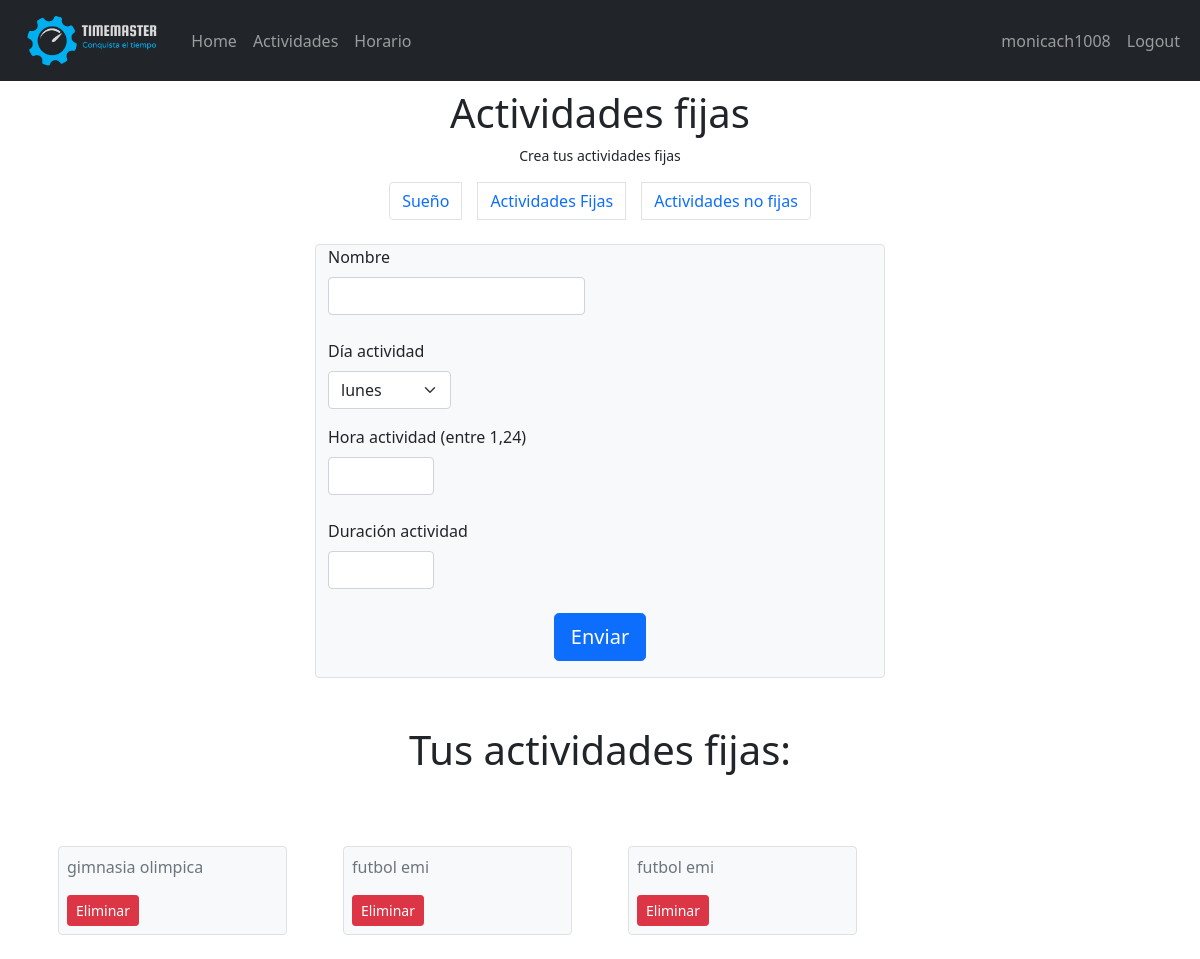
The app's page /horario/actividades_fijas (signed in) with its own data.
### horario/models.py (models this page shows)
class Event(models.Model):
    user_id = models.ForeignKey(User, on_delete=models.CASCADE)
    priority = models.IntegerField(choices = [(i,i) for i in range(1,11)])
    name = models.CharField(max_length=30)
    event_type = models.CharField(max_length=50,default="actividad_fija") #Choices: actividad_fija, no fija y horario suenio.
    constraints = models.JSONField(default = dict)

### horario/views.py (the view)
# urls.py: path('actividades_fijas',views.actividades_fijas, name = 'actividades_fijas'),
@login_required(login_url = "user_login")
def actividades_fijas(request):
    usuario = User.objects.get(pk=request.user.pk)
    if request.method == "POST":
        nombre = request.POST['name']
        prioridad = 10
        tipo_evento = "actividad_fija"
        nueva_actividad_fija = Event(user_id = usuario, priority = prioridad, name=nombre, event_type=tipo_evento)
        nueva_actividad_fija.save()
        dia_actividad = int(request.POST['dia_actividad'])
        hora_actividad = int(request.POST["hora_actividad"])
        duracion_actividad = int(request.POST["duracion_actividad"])
        hora_final = hora_actividad + duracion_actividad
        for hora in range(hora_actividad,hora_final,1):
            posicion_actividad_fija = Position(event_id = nueva_actividad_fija,user_id = usuario,day=dia_actividad,hour = hora,activity_name=nombre)
            posicion_actividad_fija.save()
        return redirect(reverse("actividades_fijas"))
    elif request.method == "GET":
        actividades_fijas = Event.objects.filter(user_id = usuario)
        actividades_fijas =actividades_fijas.filter(event_type = "actividad_fija")
        return render(request,"actividades_fijas.html",{"actividades_fijas":actividades_fijas})

### horario/templates/actividades_fijas.html (shortened to what this page needs)
{% extends 'main/main.html' %}
{% load static %}
{% block link %}<link rel="stylesheet" href="{% static 'css/bootstrap.min.css' %}">{% endblock link %}
{% block content %}
<div class="container">
    <div>
        <h1 class="py-2 text-center mb-0">Actividades fijas</h1>
        <p class="text-center small mb-2">Crea tus actividades fijas</p>
    </div>
    <nav aria-label="Page navigation example ">
        <ul class="pagination justify-content-center ">
          <li class="page-item m-2"><a class="page-link" href="{% url 'suenio' %}">Sueño</a></li>
          <li class="page-item m-2"><a class="page-link" href="{% url 'actividades_fijas' %}">Actividades Fijas</a></li>
          <li class="page-item m-2"><a class="page-link" href="{% url 'actividades_no_fijas' %}">Actividades no fijas</a></li>
        </ul>
    </nav>
</div>
    <div class="container-sm">
        <div class="row justify-content-center">
            <form class="col-lg-6 bg-light border rounded border-gray" action="" method="POST">
                <label class="form-label" for="name">Nombre</label>
                <input class="form-control w-auto mb-4" type="text" name="name" id="name" required>
                <label class="form-label" for="dia_actividad">Día actividad</label>
                <select name="dia_actividad" id="dia_actividad" class="form-select w-auto mb-3" required>
                    <option value="0">lunes</option>
                </select>
                <label class="form-label" for="hora_actividad">Hora actividad (entre 1,24)</label>
                <input class="form-control w-auto mb-4" type="number" name="hora_actividad" id="hora_actividad" min="1" max="24" step="1" required>
                <label class="form-label" for="duracion_actividad">Duración actividad</label>
                <input class="form-control w-auto mb-4" type="number" name="duracion_actividad" id="duracion_actividad" min="1" max="10" step="1" required>
                <input type="submit" value="Enviar" class="btn btn-primary mx-auto d-block text-center btn-rounded btn-lg my-0 mb-3">
            </form>
        </div>
    </div>
    <div class="container">
        {% if actividades_fijas %}
          <h1 class="text-center py-5">Tus actividades fijas:</h1>
          <div class="row">
            {% for actividad in actividades_fijas %}
              <div class="col-sm-3">
                <div class="bg-light border rounded border-gray mb-4 m-3 p-2">
                  <div class="panel-body">
                    <div class="col">
                      <p class="text-secondary">{{actividad.name}}</p>
                    </div>
                    <div class="col">
                      <a class="btn btn-danger btn-sm text-right" href="{% url 'eliminar_actividades_fijas' ruta_actividad_fija=actividad.pk %}">Eliminar</a>
                    </div>
                  </div>
                </div>
              </div>
            {% endfor %}
          </div>
        {% endif %}
      </div>
    {% endblock  %}

### horario/templates/main/main.html (shortened to what this page needs)
{% load static %}
<!DOCTYPE html>
<html lang="en">
<head>
    <link rel="stylesheet" href="{% static 'css/bootstrap.min.css' %}">
    {% block link %}{% endblock %}
</head>
<body>
    <nav class="navbar navbar-expand-lg navbar-dark bg-dark container-fluid">
        <a class="navbar-brand" href="{% url 'horario' %}">
            <img  height="55" src="{% static 'imagenes/TIMEMASTER LOGO FINAL.png' %}" alt="Logo">
        </a>
        <ul class="navbar-nav me-auto">
            <li class="nav-item"><a class="nav-link" href="{% url 'horario' %}">Home</a></li>
            <li class="nav-item"><a class="nav-link" href="{% url 'suenio' %}">Actividades</a></li>
            <li class="nav-item"><a class="nav-link" href="{% url 'horario_final' %}">Horario</a></li>
        </ul>
        <ul class="navbar-nav">
            <li class="nav-item"><a class="nav-link" href="">{{request.user.username}}</a></li>
            {% if request.user.is_authenticated %}
            <li class="nav-item"><a class="nav-link" href="{% url 'user_logout' %}">Logout</a></li>
            {% else %}
            <li class="nav-item"><a class="nav-link" href="{% url 'user_login' %}">Login</a></li>
            <li class="nav-item"><a class="nav-link"href="{% url 'user_register' %}">Register</a></li>
            {% endif %}
        </ul>
    </nav>
    {% block content %}
    {% endblock %}
</body>
</html>

### records on screen
Event: name "gimnasia olimpica"
Event: name "futbol emi"
Event: name "futbol emi"

### other values on screen
{{ request.user.username }} "monicach1008"
